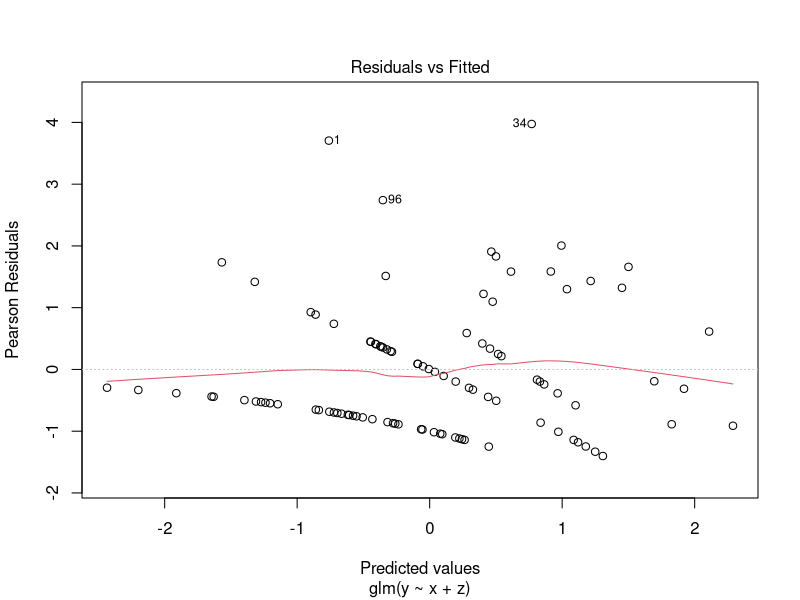
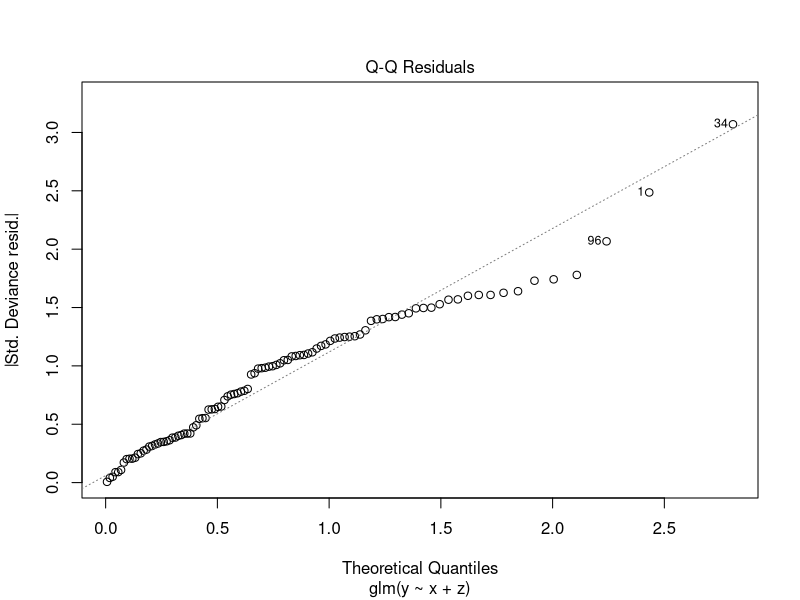
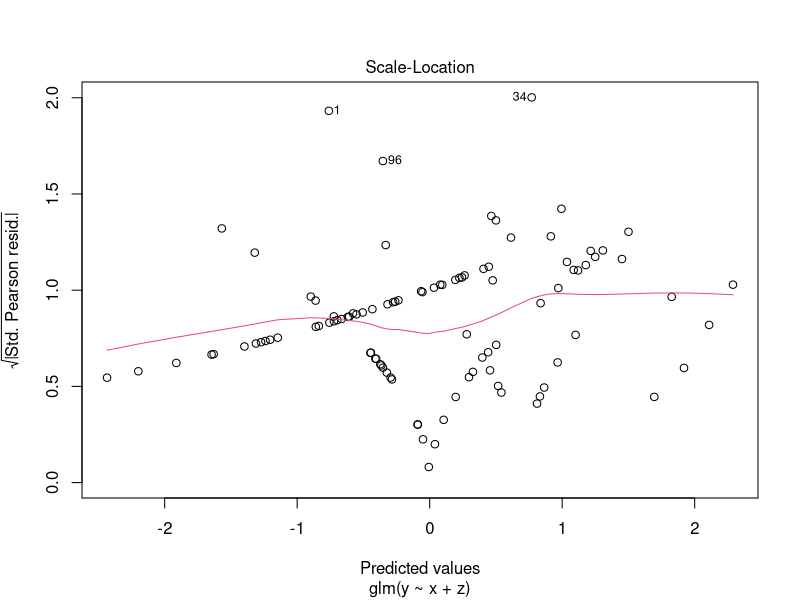
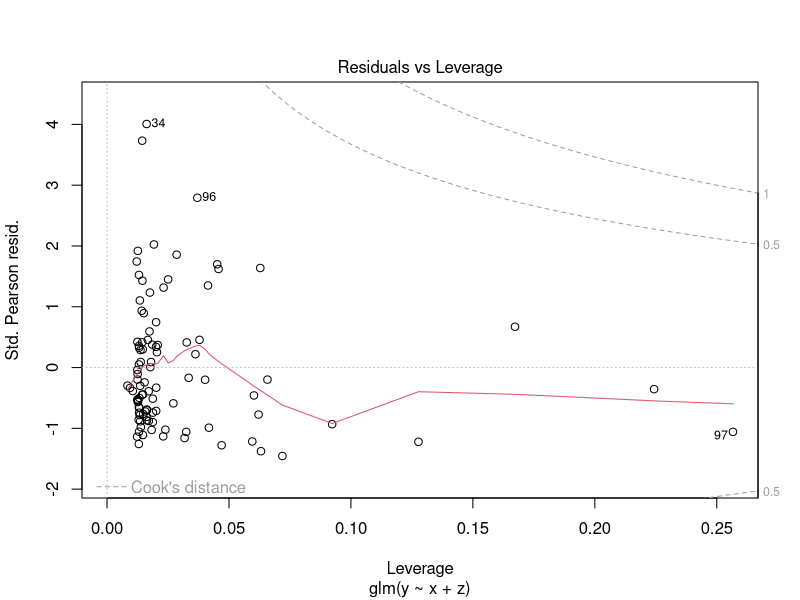

Source code (R) for these figures, in order:
## ---- chunk 1
knitr::opts_chunk$set(error = FALSE,
                      warning = FALSE,
                      message = FALSE)
## ---- chunk 2
# generate some random data
set.seed(123)
x = rnorm(100)
z = rnorm(100)
y = rpois(100, exp(x))

# fit a Poisson regression model with log link function
model = glm(y ~ x + z,
            family = poisson(link = "log"))

# print summary of model
summary(model)
## ---- chunk 3
plot(model)
